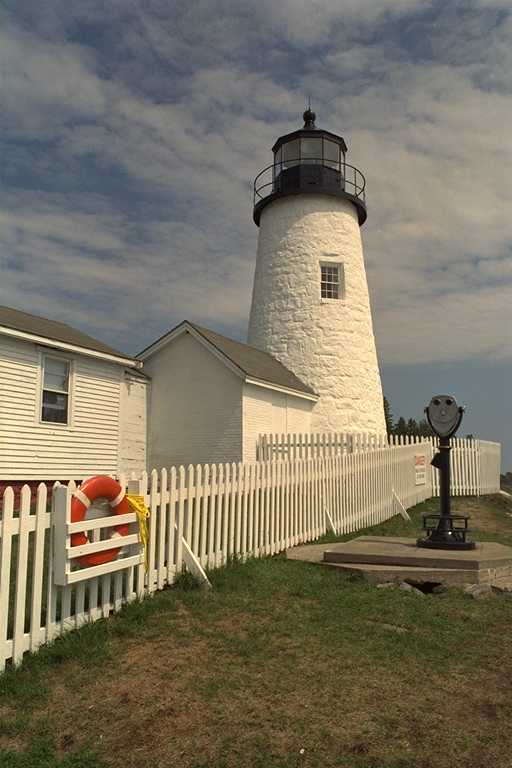
#> input picture images/kodak/kodim19.png, 512 x 768 px, found by its file name
$ python eval_zoom.py
#> lines starting #> are read from the running program, lines starting #| are printed output that depends on the picture; pictures that were not available may be replaced by others from this repository, and a replacement may not be noted
import matplotlib.pyplot as plt
from matplotlib.patches import Rectangle
from mpl_toolkits.axes_grid1.inset_locator import inset_axes
from pathlib import Path
import matplotlib.image as mpimg
import numpy as np

# Define base path
base_path = Path.home() / "OneDrive - TUM" / "Multi-Latent_Pred_for_INCs"

# Evaluation configs
depth_2, context_2, kodak_im_2, qp_2, trial_2 = 6, 32, "19", 1, "Trial_4"
depth_3, context_3, kodak_im_3, qp_3, trial_3 = 0, 32, "19", 1, ""

# Define image paths
path_1 = Path("/Users/cari/git/Cool-Chic/images/kodak/kodim19.png")  # Original
path_2 = base_path / f"Evaluations/{trial_2}/Depth_{depth_2}/{context_2}_context_pxls/kodim{kodak_im_2}/qp_{qp_2}/trial_0/0000-decoded-kodim{kodak_im_2}.png"
path_3 = base_path / f"Evaluations/{trial_3}/Depth_{depth_3}/{context_3}_context_pxls/kodim{kodak_im_3}/qp_{qp_3}/trial_0/0000-decoded-kodim{kodak_im_3}.png"

# Load images
img1 = mpimg.imread(path_1)
#> img1 is the input picture: shape (768, 512, 3) float32; mean R, G, B 0.48, 0.453, 0.385
img2 = mpimg.imread(path_2)
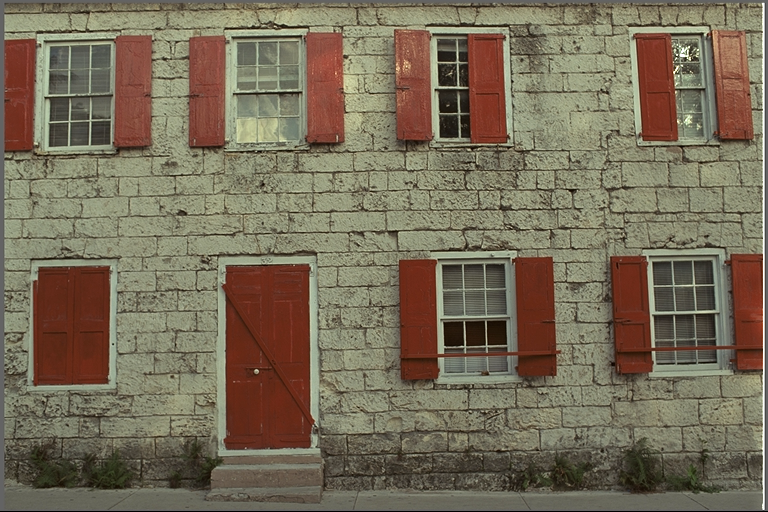
#> input picture images/kodak/kodim01.png, 768 x 512 px, given in place of 0000-decoded-kodim19.png, which was not available
#> img2 is the input picture: shape (512, 768, 3) float32; mean R, G, B 0.47, 0.427, 0.347
img3 = mpimg.imread(path_3)
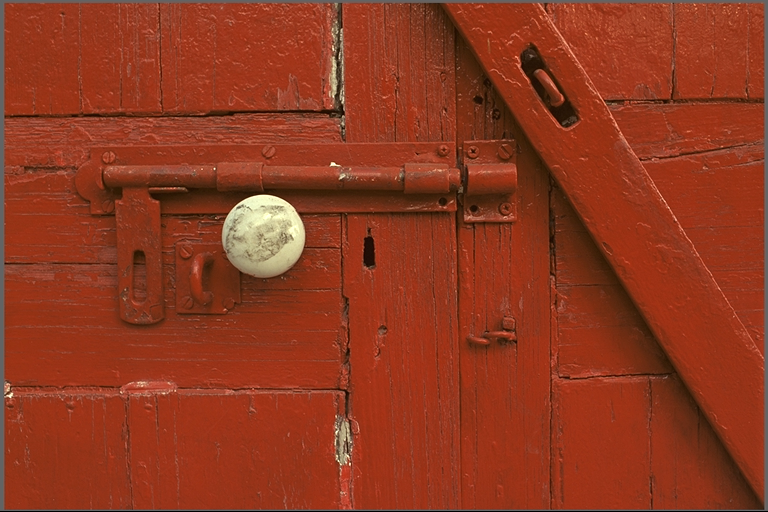
#> input picture images/kodak/kodim02.png, 768 x 512 px, given in place of 0000-decoded-kodim19.png, which was not available
#> img3 is the input picture: shape (512, 768, 3) float32; mean R, G, B 0.56, 0.221, 0.122

images = [img2, img1, img3]
titles = ['Method', 'Original', 'Anchor']

# Zoom cutout region (for all images)
red_box_x, red_box_y = 60, 470
red_box_width, red_box_height = 100, 100
red_box_x2, red_box_y2 = red_box_x + red_box_width, red_box_y + red_box_height

# Compute sum over channels of squared difference (error map)
err_map = np.sum((img3.astype(float) - img2.astype(float)) ** 2, axis=-1)
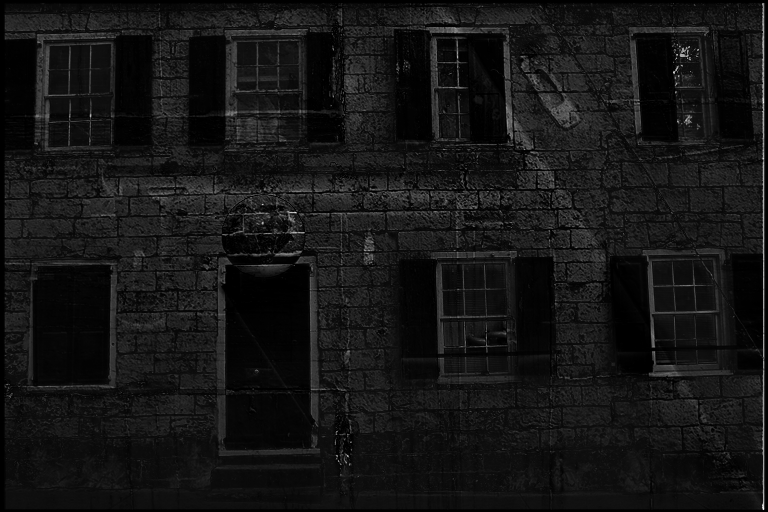
#> err_map: shape (512, 768) float64; min 0, max 2.33, mean 0.195; drawn with min black and max white
err_map_log = np.log(err_map + 1e-3)
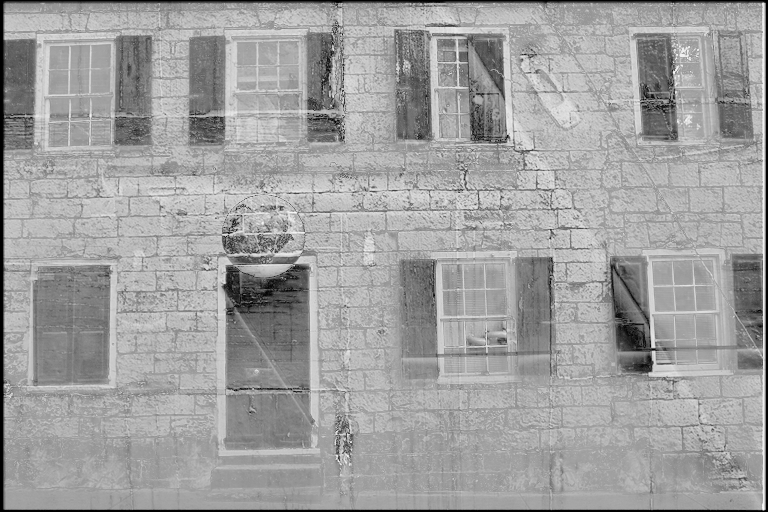
#> err_map_log: shape (512, 768) float64; min -6.91, max 0.846, mean -2.04; drawn with min black and max white

images.append(err_map_log)
titles.append('Log Squared Error (Anchor vs Method)')

fig, axes = plt.subplots(1, 4, figsize=(22, 5))

for ax, img, title in zip(axes, images, titles):
    if title.startswith('Log Squared Error'):
        im = ax.imshow(img, cmap='hot')
        ax.set_title(title, fontsize=14)
        ax.axis('off')
        plt.colorbar(im, ax=ax, fraction=0.046, pad=0.04)
    else:
        ax.imshow(img, cmap='gray')
        ax.set_title(title, fontsize=14)
        ax.axis('off')

        # Draw red rectangle at (red_box_x, red_box_y) with size 100x100
        rect = Rectangle((red_box_x, red_box_y), red_box_width, red_box_height, linewidth=1.5, edgecolor='red', facecolor='none')
        ax.add_patch(rect)

        # Create IEEE-style inset axes at upper left of each image
        axins = inset_axes(
            ax,
            width="60%", height="60%",
            loc="upper left",
            borderpad=1
        )
        axins.imshow(img, cmap='gray')
        axins.set_xlim(red_box_x, red_box_x2)
        axins.set_ylim(red_box_y2, red_box_y)  # y2, y1 because origin is top-left
        axins.axis('off')

        # Draw dashed black rectangle at (red_box_x, red_box_y) in the inset
        axins.add_patch(Rectangle((red_box_x, red_box_y), red_box_width, red_box_height,
                                  linewidth=1, edgecolor='black', linestyle='dashed', facecolor='none'))
#> this loop made 4 passes
#> title on passes 1 to 4: 'Method', 'Original', 'Anchor', 'Log Squared Error (Anchor vs Method)'

plt.tight_layout()
plt.show()
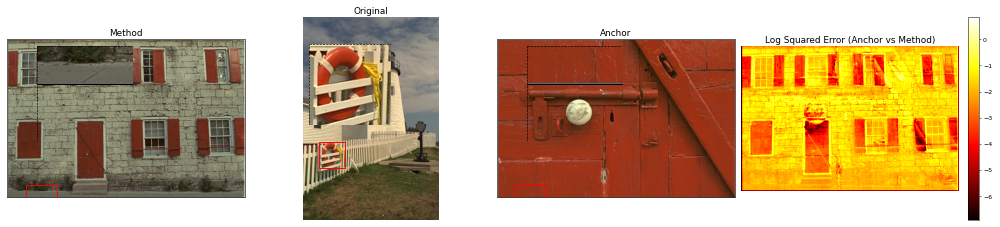
#> figure drawn by matplotlib, 8 panels
